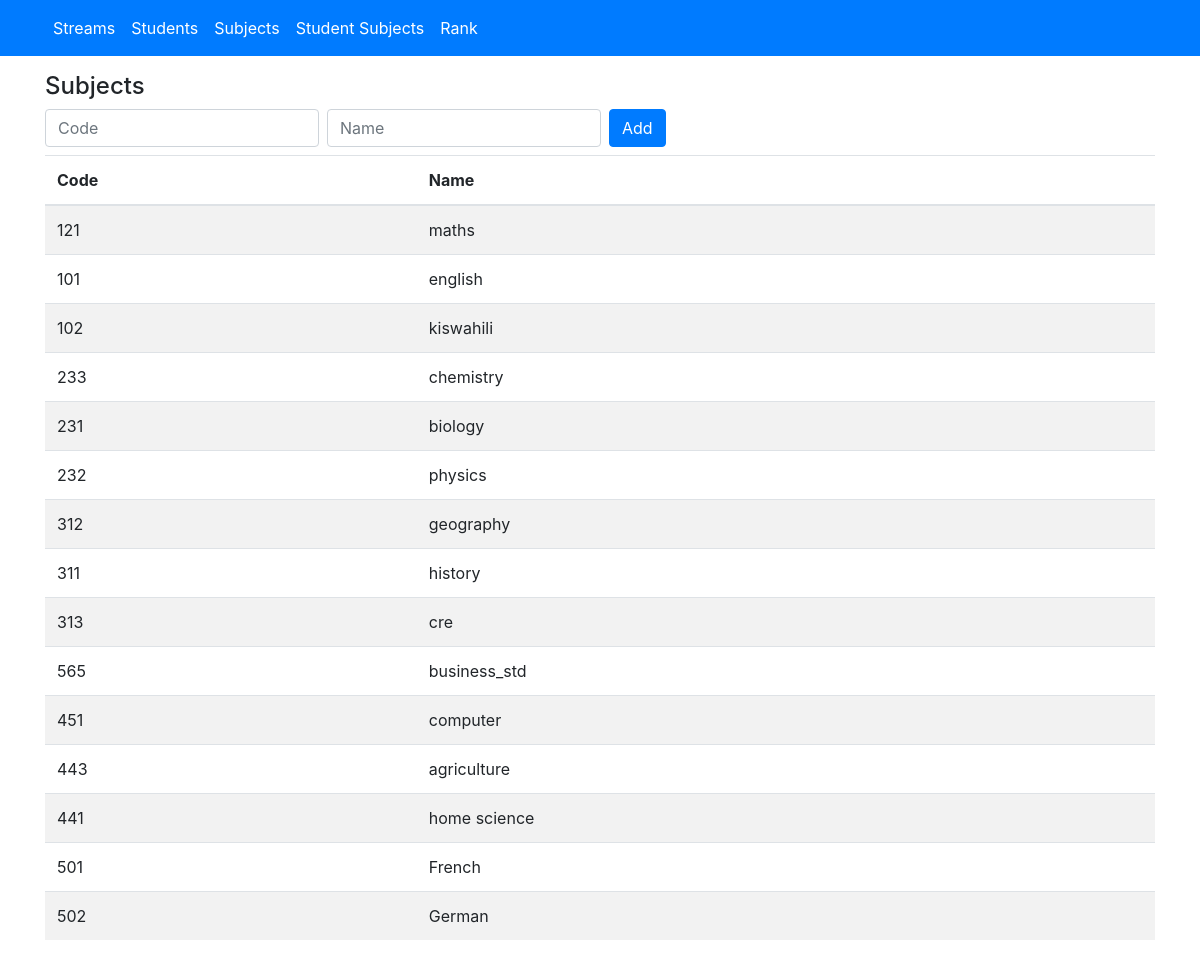
The app's page /subjects.php with its own data.
### tables this page shows
CREATE TABLE "subjects" (
	"id"	INTEGER,
	"name"	TEXT NOT NULL,
	"code"	INTEGER NOT NULL UNIQUE,
	PRIMARY KEY("id" AUTOINCREMENT)
);

### database.php (called while the page is built, shortened)
<?php
$pdo = new PDO('sqlite:app.db');
$pdo->setAttribute(PDO::ATTR_ERRMODE, PDO::ERRMODE_EXCEPTION);
function query($sql='', $params=[])
{
    global $pdo;
    $stmt = $pdo->prepare($sql);
    if ($params) $stmt->execute($params);
    else $stmt->execute();
    return $stmt->fetchAll(PDO::FETCH_ASSOC);
}

### controllers/subjects_controller.php (called while the page is built, shortened)
<?php
$subject_rows = query('SELECT * FROM subjects');

### subjects.php (the view, shortened to what this page needs)
<!DOCTYPE html>
<html lang="en">
<head>
    <link rel="stylesheet" href="https://stackpath.bootstrapcdn.com/bootstrap/4.3.1/css/bootstrap.min.css">
    <link rel="stylesheet" href="https://cdnjs.cloudflare.com/ajax/libs/bootstrap-multiselect/0.9.13/css/bootstrap-multiselect.css">
</head>
<body>
<?php include 'header.php' ?>
<div class="container">
    <?php require 'controllers/subjects_controller.php'; ?>
    <div class="pt-3">
        <h4>Subjects</h4>
        <form class="form-inline mb-2" action="" method="POST">
            <div class="input-group">
                <input type="number" class="form-control mr-2" placeholder="Code" name="code" required>
            </div>
            <div class="input-group">
                <input type="text" class="form-control mr-2" placeholder="Name" name="name" required>
            </div>
            <button type="submit" class="btn btn-primary">Add</button>
        </form>
        <div style="height:80vh;overflow:auto">
            <table class="table table-striped">
                <thead>
                    <tr>
                        <th>Code</th>
                        <th>Name</th>
                    </tr>
                </thead>
                <tbody>
                    <?php foreach ($subject_rows as $key => $value): ?>
                        <tr>
                            <td><?php echo $value['code'] ?></td>
                            <td><?php echo $value['name'] ?></td>
                        </tr>
                    <?php endforeach; ?>
                </tbody>
            </table>
        </div>
    </div>
</div>
</body>
</html>

### records on screen
subjects: code "121", name "maths"
subjects: code "101", name "english"
subjects: code "102", name "kiswahili"
subjects: code "233", name "chemistry"
subjects: code "231", name "biology"
subjects: code "232", name "physics"
subjects: code "312", name "geography"
subjects: code "311", name "history"
subjects: code "313", name "cre"
subjects: code "565", name "business_std"
subjects: code "451", name "computer"
subjects: code "443", name "agriculture"
subjects: code "441", name "home science"
subjects: code "501", name "French"
subjects: code "502", name "German"
